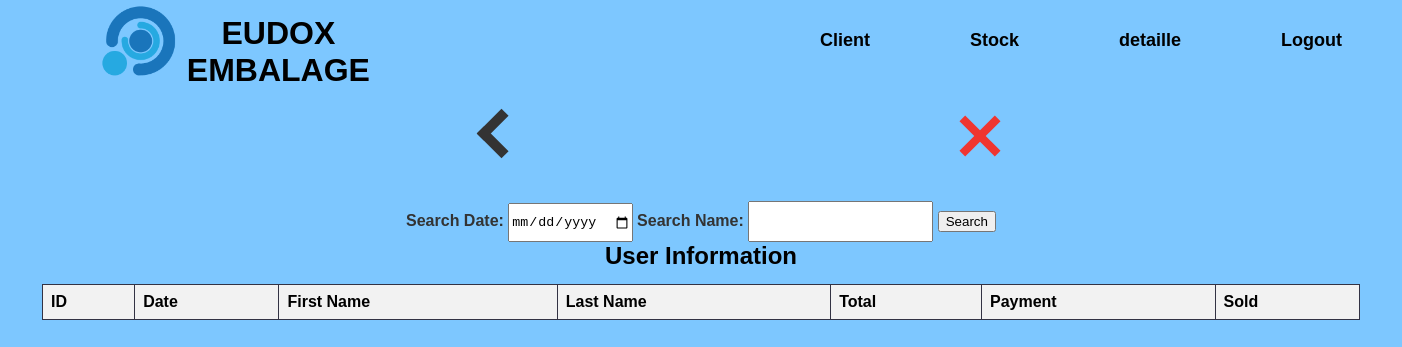
The app's page /client/view, older data.
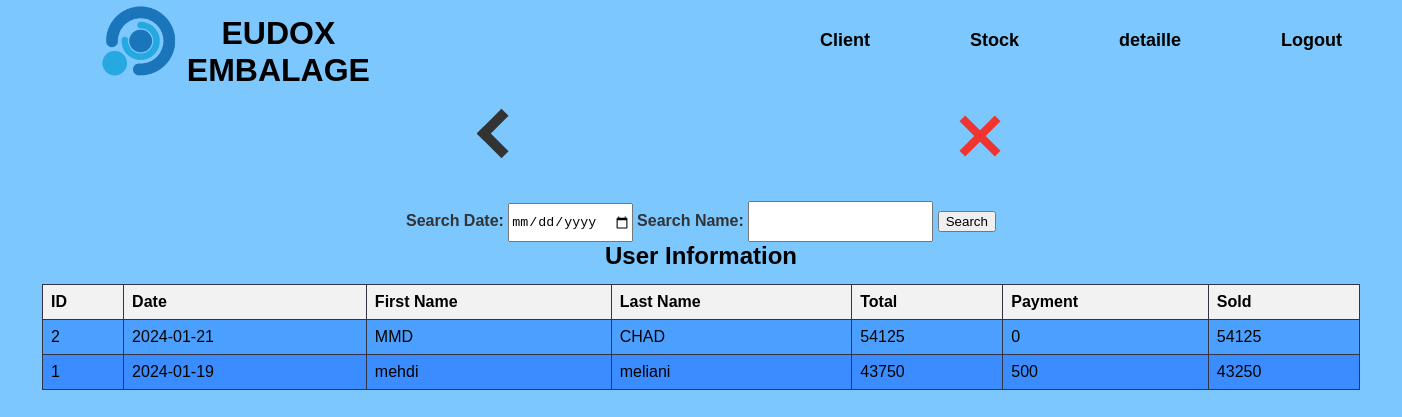
The same page, newer data.
### tables this page shows
CREATE TABLE stock_data (
        id INTEGER PRIMARY KEY AUTOINCREMENT,
        p_date DATE NOT NULL,
        first_name TEXT NOT NULL,
        last_name TEXT NOT NULL,
        payment INTEGER NOT NULL
    );

### app.py (the view)
@app.route('/client/view', methods=['POST', 'GET'])
def view_client():
    conn = sqlite3.connect('form_data.db')
    cursor = conn.cursor()
    if request.method == 'POST':
        search_date = request.form.get('search_date', None)
        search_name = request.form.get('search_name', None)
        if search_date and search_name:
            cursor.execute('SELECT * FROM stock_data WHERE p_date = ? AND (first_name LIKE ? OR last_name LIKE ?) ORDER BY p_date DESC',(search_date, f'%{search_name}%', f'%{search_name}%'))
        elif search_date:
            cursor.execute('SELECT * FROM stock_data WHERE p_date = ? ORDER BY p_date DESC', (search_date,))
        elif search_name:
            cursor.execute('SELECT * FROM stock_data WHERE first_name LIKE ? OR last_name LIKE ? ORDER BY p_date DESC',
                           (f'%{search_name}%', f'%{search_name}%'))
        else:
            cursor.execute('SELECT * FROM stock_data ORDER BY p_date DESC')
    else:
        cursor.execute('SELECT * FROM stock_data ORDER BY p_date DESC')
    users = cursor.fetchall()
    users_with_games = []
    for user in users:
        cursor.execute('SELECT * FROM stk_game WHERE stock_id = ?', (user[0],))
        games = cursor.fetchall()
        sold = 0
        total = 0
        for game in games:
            total = total + (game[3]*game[4]*game[5])
        sold = total - user[4]
        user_with_games = {
            'id': user[0],
            'p_date': user[1],
            'first_name': user[2],
            'last_name': user[3],
            'pay': user[4],
            'sold': sold,
            'total': total
        }
        users_with_games.append(user_with_games)
    conn.close()
    return render_template('c_view.html', users=users_with_games)

### templates/c_view.html (shortened to what this page needs)
{% extends 'main.html' %}
{% block top %}
    <a href="/client" id="back"><div class="thick-arrow-left"></div></a>
    <a href="/main" id="aclose"><div class="close"></div></a>
{% endblock %}
{% block bot %}
  <form method="POST" action="/client/view">
    <b><label for="search_date">Search Date:</label></b>
    <input type="date" id="search_date" name="search_date">
    <b><label for="search_date">Search Name:</label></b>
    <input type="text" id="search_name" name="search_name">
    <button type="submit">Search</button>
  </form>
  <h2>User Information</h2>
  <table>
    <thead>
      <tr>
        <th>ID</th>
        <th>Date</th>
        <th>First Name</th>
        <th>Last Name</th>
        <th>Total</th>
        <th>Payment</th>
        <th>Sold</th>
      </tr>
    </thead>
  <tbody>
      {% for user in users %}
      <tr onclick="window.location='/client/view/{{ user.id }}';" style="cursor: pointer;">
        <td>{{ user.id }}</td>
        <td>{{ user.p_date }}</td>
        <td>{{ user.first_name }}</td>
        <td>{{ user.last_name }}</td>
        <td>{{ user.total }}</td>
        <td>{{ user.pay }}</td>
        <td>{{ user.sold }}</td>
      </tr>
      {% endfor %}
    </tbody>
  </table>
  <br>
{% endblock %}

### templates/main.html (shortened to what this page needs)
<!DOCTYPE html>
<html>
  <head>
    <link rel="stylesheet" type="text/css" href="{{ url_for('static', filename='css/style.css') }}">
  </head>
  <body>
    <div class="bg">
      <div class="hd">
        <img class="logo" src="{{ url_for('static', filename='assets/lll.png') }}" onclick="goToHomePage()" style="cursor: pointer;"/>
        <h1 class="fn" onclick="goToHomePage()" style="cursor: pointer;">EUDOX EMBALAGE</h1>
        <ul class="nav">
          <li><a href="/client">Client</a></li>
          <li><a href="/stock">Stock</a></li>
          <li><a href="/detail">detaille</a></li>
          <li><a href="/">Logout</a></li>
        </ul>
      </div>
        <div class="display_frame">
          <div class="top_side">
            {% block top %}{% endblock %}
          </div>
          <div class="bot_side">
            {% block bot %}{% endblock %}
          </div>
        </div>
    </div>
  </body>
</html>

### static/css/style.css (style rules this page uses)
body, h1, h2, h3, p, ul, li { margin: 0; padding: 0; }
body { font-family: Arial, sans-serif; background-color: #7dc7ff; }
.bg { background-size: cover; background-repeat: no-repeat; height: 100vh; }
.hd { background: #7dc7ff; width: 100%; height: 81px; display: flex; text-align: center; }
.logo { padding-top: 4px; margin-left: 100px; margin-right: 10px; height: 75px; width: 80px; }
.fn { text-align: center; padding-top: 15px; font-family: sans-serif; width: 350px; color: #000; transition: 0.3s ease-out; }
.nav { margin-left: 400px; margin-right: 10px; display: flex; justify-content: center; align-items: center; }
.nav li { list-style: none; margin-left: 50px; margin-right: 50px; font-size:18px; }
.nav li a { text-decoration: none; font-family: sans-serif; font-weight: bold; color: #000; transition: 0.3s ease-out; }
.display_frame { background-size: cover; text-align: center; width: 100%; }
a { color: inherit; text-decoration: none; }
.top_side { display: flex; height: 120px; width: 100%; }
#aclose { margin-left: 28vw; }
.thick-arrow-left { margin: 35px; width: 25px; height: 25px; border: 10px solid #333; border-left: 0; border-top: 0; transform: rotate(135deg); }
#back { margin-left: 32vw; }
.close { margin: 30px; background: #f03530; height: 50px; position: relative; width: 8px; transform: rotate(45deg); }
.close:after { background: #f03530; content: ""; height: 8px; left: -21px; position: absolute; top: 21px; width: 50px; }
.bot_side label { color: #333; }
.bot_side input { height: 35px; }

### templates/c_view.html (style rules this page uses)
table { border-collapse: collapse; width: 94%; margin: 3%; margin-top: 1%; }
th, td { border: 1px solid #333344; padding: 8px; text-align: left; }
th { background-color: #f2f2f2; }
tr:nth-child(even) td { background-color: #3a8cff; }
tr:nth-child(odd) td { background-color: #4ba0ff; }

Row changes from the older to the newer data that the page shows:
added stock_data: id "2", p_date "2024-01-21", first_name "MMD", last_name "CHAD", total "54125", pay "0", sold "54125"
added stock_data: id "1", p_date "2024-01-19", first_name "mehdi", last_name "meliani", total "43750", pay "500", sold "43250"
